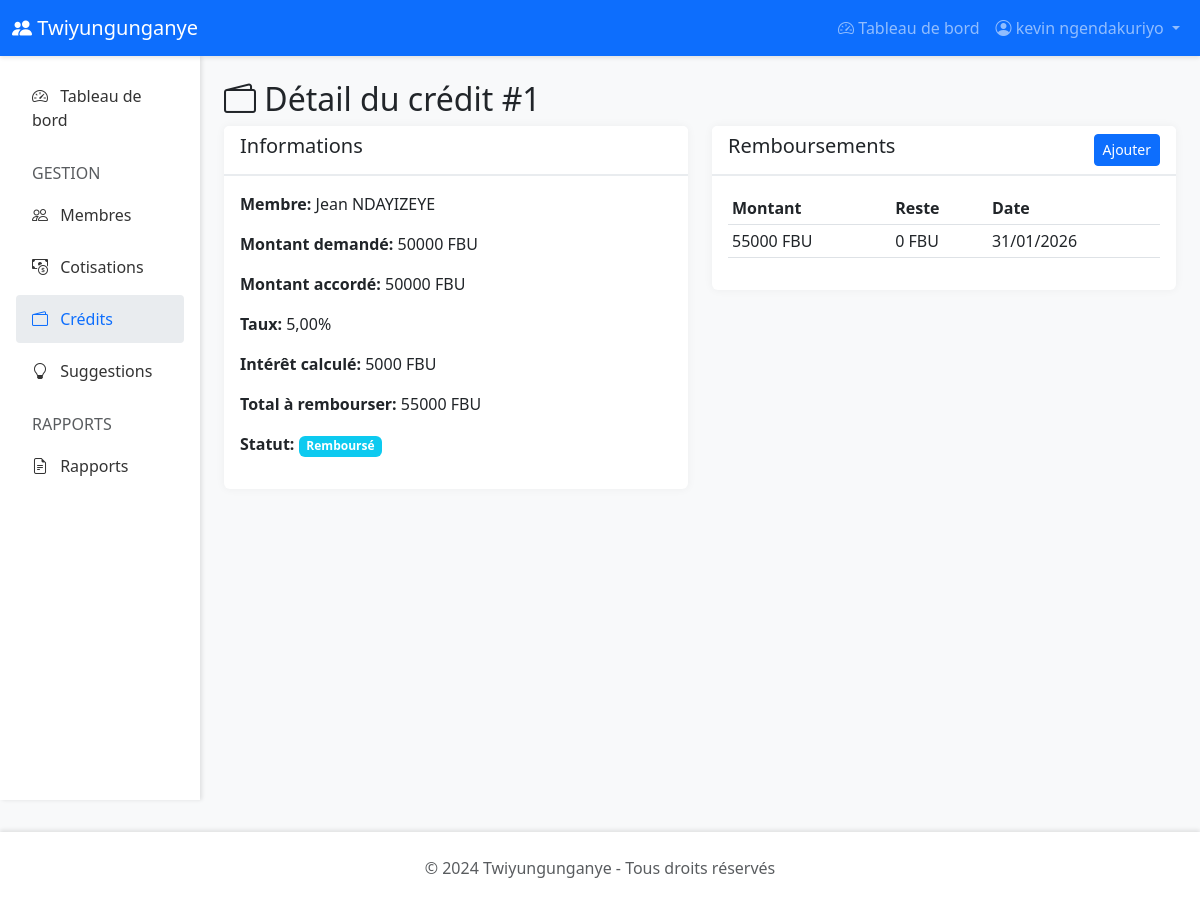
The app's page /credits/1/ (signed in) with its own data.
### twiyungunganye/models.py (models this page shows, shortened)
class Membre(AbstractBaseUser, PermissionsMixin):
    id_membre = models.AutoField(primary_key=True)
    nom = models.CharField(max_length=100)
    prenom = models.CharField(max_length=100)
    carte_identite = models.CharField(max_length=50, unique=True)
    email = models.EmailField(max_length=255, blank=True, null=True)
    telephone = models.CharField(max_length=20, blank=True, null=True)
    adresse = models.TextField(blank=True, null=True)
    date_inscription = models.DateField(default=timezone.now)
    est_actif = models.BooleanField(default=True)
    is_active = models.BooleanField(default=True)
    is_staff = models.BooleanField(default=False)
    is_admin = models.BooleanField(default=False)
    is_gestionnaire = models.BooleanField(default=False)  # Droits réduits
    objects = MembreManager()
    USERNAME_FIELD = 'carte_identite'
    REQUIRED_FIELDS = ['nom', 'prenom']
    class Meta:
        db_table = 'membres'
        verbose_name = 'Membre'
        verbose_name_plural = 'Membres'
        ordering = ['nom', 'prenom']
    def get_full_name(self):
        return f"{self.prenom} {self.nom}"

class Credit(models.Model):
    id_credit = models.AutoField(primary_key=True)
    membre = models.ForeignKey(Membre, on_delete=models.CASCADE, related_name='credits')
    montant_demande = models.DecimalField(max_digits=10, decimal_places=2)
    montant_accorde = models.DecimalField(max_digits=10, decimal_places=2)
    taux_interet = models.DecimalField(max_digits=5, decimal_places=2, default=5.00)  # 5% par défaut
    date_demande = models.DateField(default=timezone.now)
    date_accord = models.DateField(null=True, blank=True)
    statut = models.CharField(
        max_length=20,
        choices=[
            ('EN_ATTENTE', 'En attente'),
            ('APPROUVE', 'Approuvé'),
            ('REJETE', 'Rejeté'),
            ('REMBOURSE', 'Remboursé'),
            ('EN_COURS', 'En cours de remboursement')
        ],
        default='EN_ATTENTE'
    )
    nombre_mois_ecoules = models.IntegerField(default=0)
    remarque = models.TextField(blank=True, null=True)
    class Meta:
        db_table = 'credits'
        verbose_name = 'Crédit'
        verbose_name_plural = 'Crédits'
        ordering = ['-date_demande']
    def calculer_interet(self):
        if self.montant_accorde and self.nombre_mois_ecoules:
            interet = self.montant_accorde * (self.taux_interet / 100) * self.nombre_mois_ecoules
            return Decimal(interet).quantize(Decimal('0.01'))
        return Decimal('0.00')
    def calculer_montant_total(self):
        return self.montant_accorde + self.calculer_interet()

class Remboursement(models.Model):
    id_rembourse = models.AutoField(primary_key=True)
    credit = models.ForeignKey(Credit, on_delete=models.CASCADE, related_name='remboursements')
    montant_rembourse = models.DecimalField(max_digits=10, decimal_places=2)
    interet_rembourse = models.DecimalField(max_digits=10, decimal_places=2, default=0)
    reste_a_rembourser = models.DecimalField(max_digits=10, decimal_places=2)
    date_remboursement = models.DateField(default=timezone.now)
    mode_paiement = models.CharField(
        max_length=50,
        choices=[
            ('ESPECES', 'Espèces'),
            ('VIREMENT', 'Virement bancaire'),
            ('MOBILE', 'Mobile Money'),
            ('CHEQUE', 'Chèque')
        ],
        default='ESPECES'
    )
    remarque = models.TextField(blank=True, null=True)
    class Meta:
        db_table = 'remboursements'
        verbose_name = 'Remboursement'
        verbose_name_plural = 'Remboursements'
        ordering = ['-date_remboursement']

### twiyungunganye/views.py (the view)
# urls.py: path('credits/<int:pk>/', views.detail_credit, name='detail_credit'),
@login_required
def detail_credit(request, pk):
    credit = get_object_or_404(Credit, pk=pk)
    if not (request.user.is_admin or request.user.is_gestionnaire or credit.membre == request.user):
        messages.error(request, "Vous n'avez pas la permission de voir ce crédit.")
        return redirect('liste_credits')
    remboursements = Remboursement.objects.filter(credit=credit).order_by('-date_remboursement')
    context = {
        'credit': credit,
        'remboursements': remboursements,
    }
    return render(request, 'twiyungunganye/credits/detail.html', context)

### templates/twiyungunganye/credits/detail.html (shortened to what this page needs)
{% extends 'twiyungunganye/base.html' %}
{% block content %}
<h2><i class="bi bi-wallet2"></i> Détail du crédit #{{ credit.id_credit }}</h2>
<div class="row">
    <div class="col-md-6">
        <div class="card mb-3">
            <div class="card-header"><h5>Informations</h5></div>
            <div class="card-body">
                <p><strong>Membre:</strong> {{ credit.membre.get_full_name }}</p>
                <p><strong>Montant demandé:</strong> {{ credit.montant_demande|floatformat:0 }} FBU</p>
                <p><strong>Montant accordé:</strong> {{ credit.montant_accorde|floatformat:0 }} FBU</p>
                <p><strong>Taux:</strong> {{ credit.taux_interet }}%</p>
                <p><strong>Intérêt calculé:</strong> {{ credit.calculer_interet|floatformat:0 }} FBU</p>
                <p><strong>Total à rembourser:</strong> {{ credit.calculer_montant_total|floatformat:0 }} FBU</p>
                <p><strong>Statut:</strong> <span class="badge bg-info">{{ credit.get_statut_display }}</span></p>
            </div>
        </div>
    </div>
    <div class="col-md-6">
        <div class="card">
            <div class="card-header d-flex justify-content-between">
                <h5>Remboursements</h5>
                {% if user.is_admin or user.is_gestionnaire %}<a href="{% url 'ajouter_remboursement_credit' credit.pk %}" class="btn btn-sm btn-primary">Ajouter</a>{% endif %}
            </div>
            <div class="card-body">
                {% if remboursements %}
                <table class="table table-sm">
                    <thead><tr><th>Montant</th><th>Reste</th><th>Date</th></tr></thead>
                    <tbody>
                    {% for remb in remboursements %}
                    <tr>
                        <td>{{ remb.montant_rembourse|floatformat:0 }} FBU</td>
                        <td>{{ remb.reste_a_rembourser|floatformat:0 }} FBU</td>
                        <td>{{ remb.date_remboursement|date:"d/m/Y" }}</td>
                    </tr>
                    {% endfor %}
                    </tbody>
                </table>
                {% else %}<p>Aucun remboursement</p>{% endif %}
            </div>
        </div>
    </div>
</div>
{% endblock %}

### templates/twiyungunganye/base.html (shortened to what this page needs)
<!DOCTYPE html>
<html lang="fr">
<head>
    <link href="https://cdn.jsdelivr.net/npm/bootstrap@5.3.0/dist/css/bootstrap.min.css" rel="stylesheet">
    <link rel="stylesheet" href="https://cdn.jsdelivr.net/npm/bootstrap-icons@1.10.0/font/bootstrap-icons.css">
</head>
<body>
    <nav class="navbar navbar-expand-lg navbar-dark bg-primary sticky-top">
        <div class="container-fluid">
            <a class="navbar-brand" href="{% url 'index' %}">
                <i class="bi bi-people-fill"></i> Twiyungunganye
            </a>
            <div class="collapse navbar-collapse" id="navbarNav">
                <ul class="navbar-nav ms-auto">
                    {% if user.is_authenticated %}
                        <li class="nav-item">
                            <a class="nav-link" href="{% url 'dashboard' %}">
                                <i class="bi bi-speedometer2"></i> Tableau de bord
                            </a>
                        </li>
                        <li class="nav-item dropdown">
                            <a class="nav-link dropdown-toggle" href="#" id="navbarDropdown" role="button" data-bs-toggle="dropdown">
                                <i class="bi bi-person-circle"></i> {{ user.get_full_name }}
                            </a>
                        </li>
                    {% else %}
                        <li class="nav-item">
                            <a class="nav-link" href="{% url 'login' %}">
                                <i class="bi bi-box-arrow-in-right"></i> Connexion
                            </a>
                        </li>
                    {% endif %}
                </ul>
            </div>
        </div>
    </nav>
    <div class="container-fluid">
        <div class="row">
            {% if user.is_authenticated %}
            <nav class="col-md-3 col-lg-2 d-md-block sidebar p-3">
                <div class="position-sticky">
                    <ul class="nav flex-column">
                        <li class="nav-item">
                            <a class="nav-link {% if request.resolver_match.url_name == 'dashboard' %}active{% endif %}" href="{% url 'dashboard' %}">
                                <i class="bi bi-speedometer2"></i> Tableau de bord
                            </a>
                        </li>
                        {% if user.is_admin or user.is_gestionnaire %}
                        <li class="nav-item mt-3">
                            <h6 class="text-muted px-3 mb-2">GESTION</h6>
                        </li>
                        <li class="nav-item">
                            <a class="nav-link {% if 'membres' in request.path %}active{% endif %}" href="{% url 'liste_membres' %}">
                                <i class="bi bi-people"></i> Membres
                            </a>
                        </li>
                        {% endif %}
                        <li class="nav-item">
                            <a class="nav-link {% if 'cotisations' in request.path %}active{% endif %}" href="{% url 'liste_cotisations' %}">
                                <i class="bi bi-cash-coin"></i> Cotisations
                            </a>
                        </li>
                        <li class="nav-item">
                            <a class="nav-link {% if 'credits' in request.path %}active{% endif %}" href="{% url 'liste_credits' %}">
                                <i class="bi bi-wallet2"></i> Crédits
                            </a>
                        </li>
                        <li class="nav-item">
                            <a class="nav-link {% if 'suggestions' in request.path %}active{% endif %}" href="{% url 'liste_suggestions' %}">
                                <i class="bi bi-lightbulb"></i> Suggestions
                            </a>
                        </li>
                        {% if user.is_admin or user.is_gestionnaire %}
                        <li class="nav-item mt-3">
                            <h6 class="text-muted px-3 mb-2">RAPPORTS</h6>
                        </li>
                        <li class="nav-item">
                            <a class="nav-link {% if 'rapports' in request.path %}active{% endif %}" href="{% url 'rapports' %}">
                                <i class="bi bi-file-earmark-text"></i> Rapports
                            </a>
                        </li>
                        {% endif %}
                    </ul>
                </div>
            </nav>
            <main class="col-md-9 ms-sm-auto col-lg-10 px-md-4 py-4">
            {% else %}
            <main class="container py-4">
            {% endif %}
                {% block content %}{% endblock %}
            </main>
        </div>
    </div>
    <footer class="text-center text-muted">
        <div class="container">
            <p class="mb-0">&copy; 2024 Twiyungunganye - Tous droits réservés</p>
        </div>
    </footer>
</body>
</html>

### templates/twiyungunganye/base.html (style rules this page uses)
:root { --primary-color: #0d6efd; --secondary-color: #6c757d; --success-color: #198754; --danger-color: #dc3545; }
body { font-family: 'Segoe UI', Tahoma, Geneva, Verdana, sans-serif; background-color: #f8f9fa; }
.navbar { box-shadow: 0 2px 4px rgba(0,0,0,.1); }
.sidebar { min-height: calc(100vh - 56px); background-color: #fff; box-shadow: 2px 0 4px rgba(0,0,0,.1); }
.sidebar .nav-link { color: #333; padding: 0.75rem 1rem; border-radius: 0.25rem; margin-bottom: 0.25rem; }
.sidebar .nav-link:hover, .sidebar .nav-link.active { background-color: #e9ecef; color: var(--primary-color); }
.sidebar .nav-link i { margin-right: 0.5rem; }
.card { border: none; box-shadow: 0 0 10px rgba(0,0,0,.05); margin-bottom: 1.5rem; }
.card-header { background-color: #fff; border-bottom: 2px solid #e9ecef; font-weight: 600; }
.table { background-color: #fff; }
footer { background-color: #fff; margin-top: 2rem; padding: 1.5rem 0; box-shadow: 0 -2px 4px rgba(0,0,0,.1); }

### records on screen
Membre: get_full_name "kevin ngendakuriyo"
Credit: id_credit "1", membre.get_full_name "Jean NDAYIZEYE", montant_demande "50000", montant_accorde "50000", taux_interet "5,00", calculer_interet "5000", calculer_montant_total "55000", statut "Remboursé"
Remboursement: montant_rembourse "55000", reste_a_rembourser "0", date_remboursement "31/01/2026"
